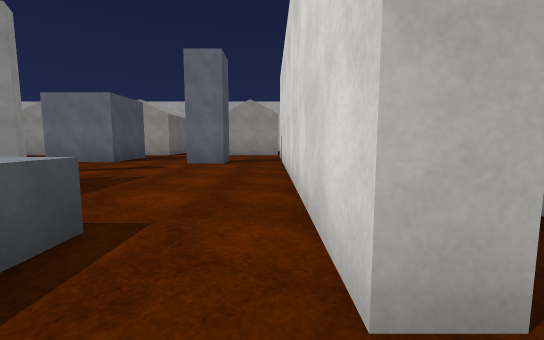
[1] (above)

24 first-person views from a walk through a Unity game level. The camera is 1.2 m above the floor, tilts 6° down and sees 90° across. The floor is counted in squares, 2 m on a side. Each view is taken from the middle of a square. On the plan, view 1 faces up. The plan holds only what a view shows up to about 9 squares ahead; the rest is blank. The player character is not drawn. Some animated figures are not drawn. Surface patterns are stand-ins for the level's own textures.

[2]
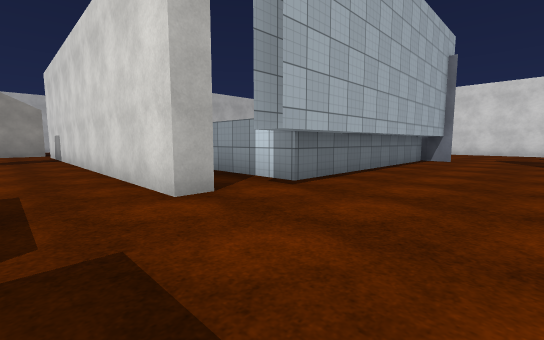

[3]
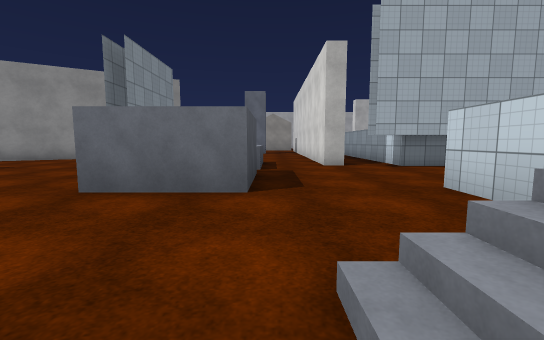

[4]
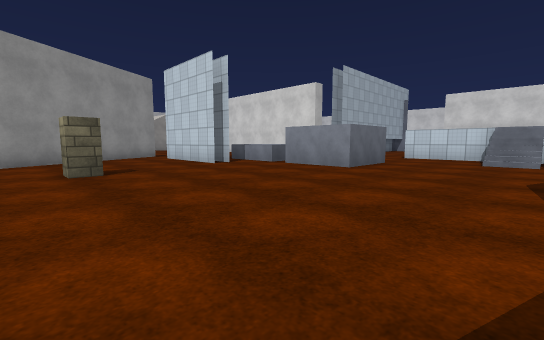

[5]
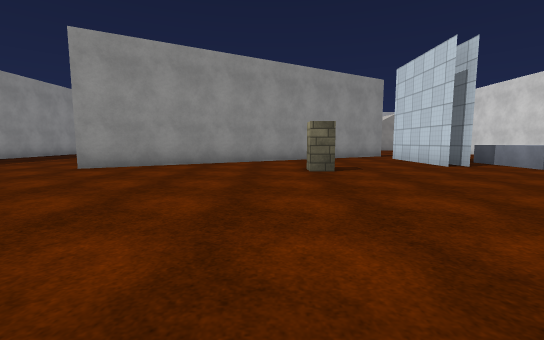

[6]
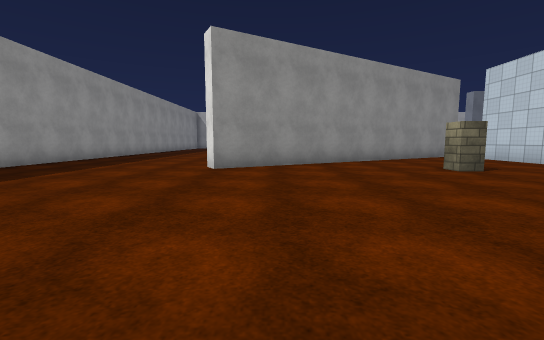

[7]
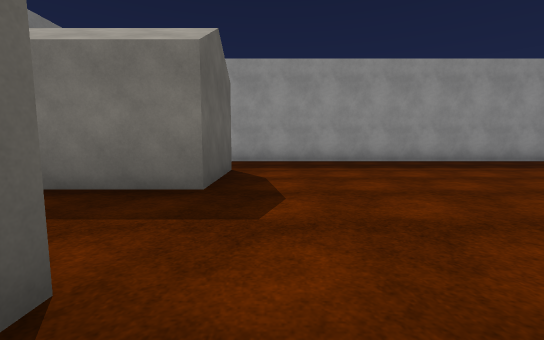

[8]
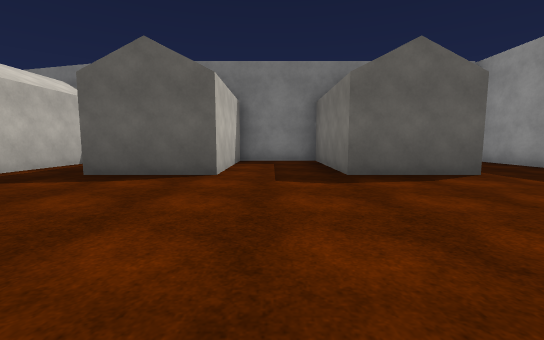

[9]
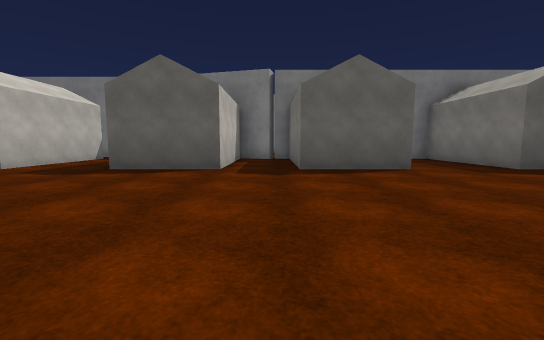

[10]
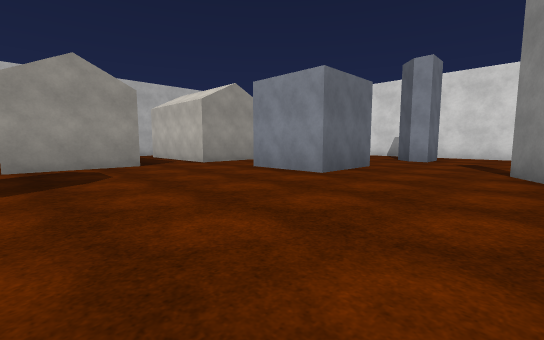

[11]
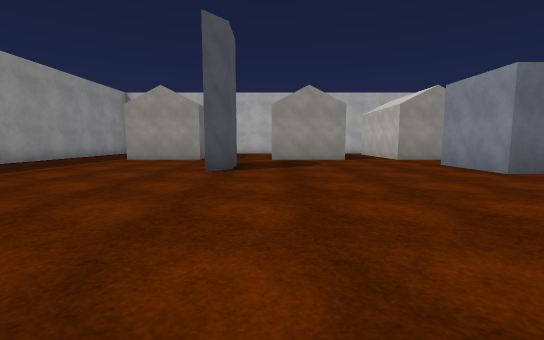

[12]
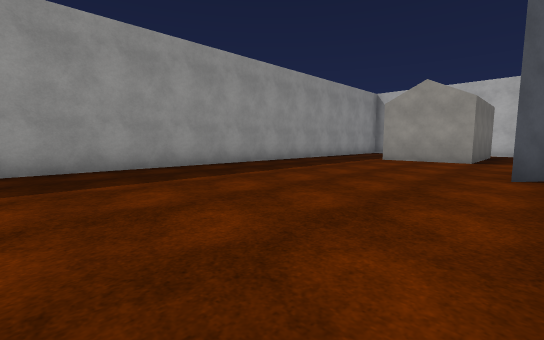

[13]
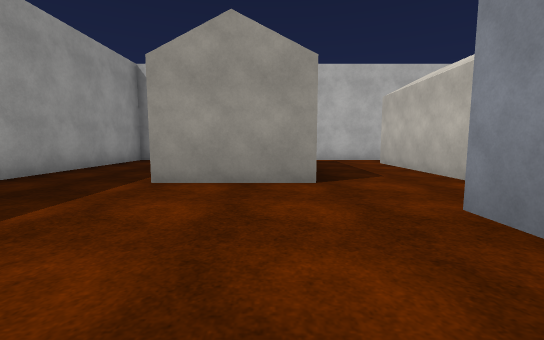

[14]
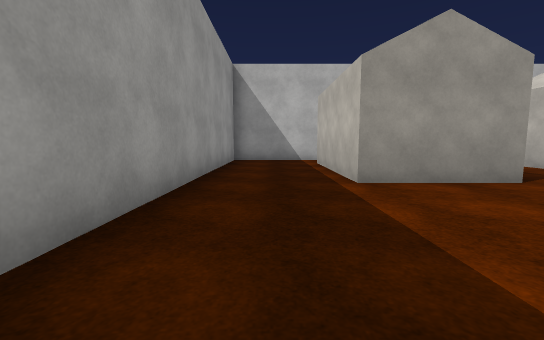

[15]
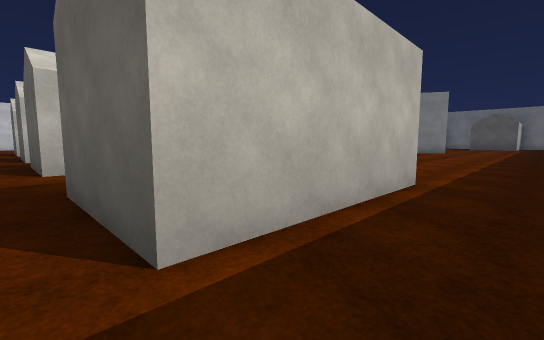

[16]
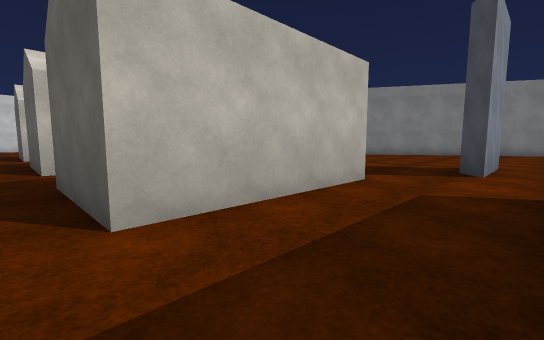

[17]
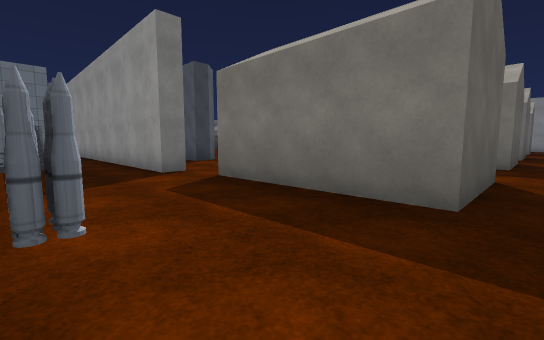

[18]
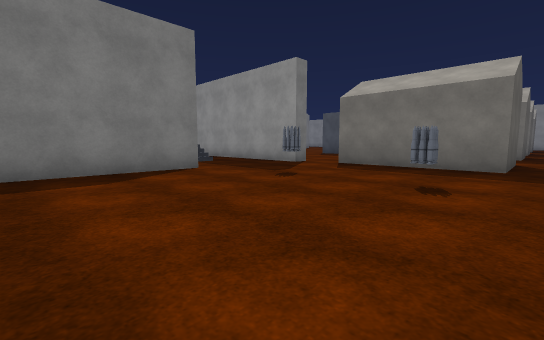

[19]
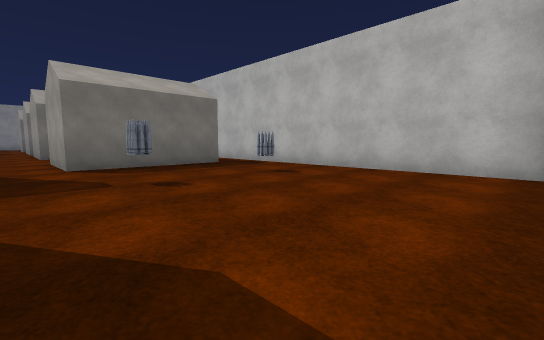

[20]
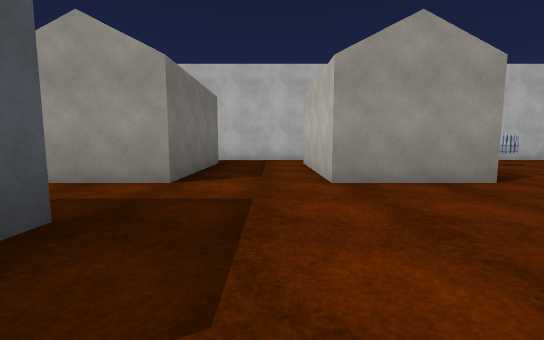

[21]
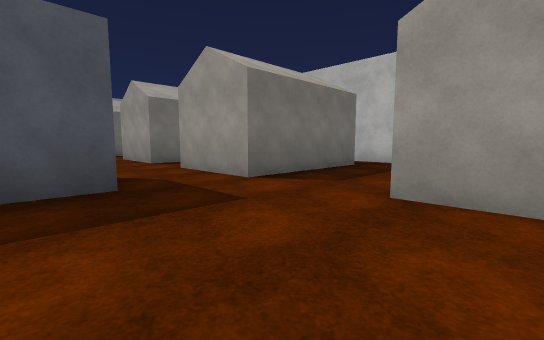

[22]
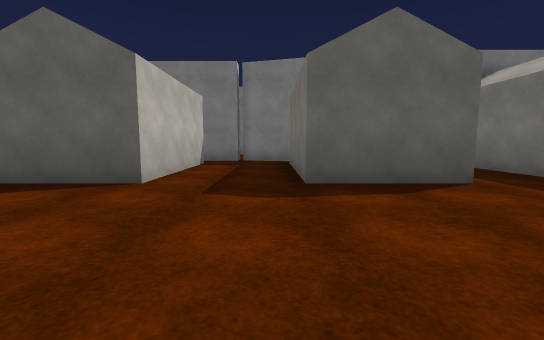

[23]
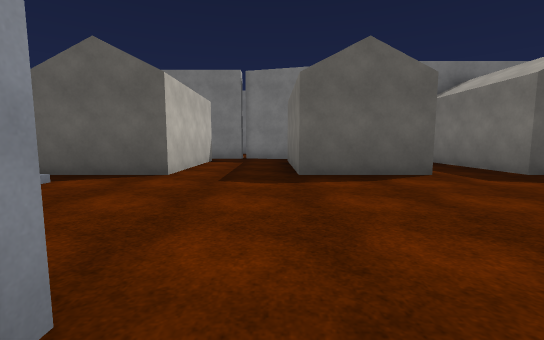

[24]
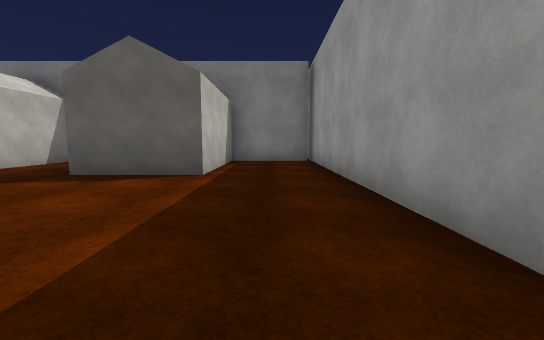

### Floor plan
Points are (right, up) in squares from view 1. A wall is a line through its corners. A room is listed if a view was taken in it or the views show most of it. See-through windows are left out.
Room 1 (views 1, 2)
walls: (1.9, 0.8) (1.3, 0.8); (0.9, 0.8) (0.3, 0.8); (1.3, -5) (1.3, -3); (-1.3, -0.9) (-1.3, -2.8) (-3.3, -2.8); (6.4, 0.1) (1.3, 0.1)
ways out: opening at (-0.8, -2.2) to room 2; opening at (7, -1)
Room 2 (views 3, 4, 5, 6, 7, 8, 9, 10, 11, 12, 13, 14, 15, 16, 17, 18, 19, 20, 21, 22, 23, 24)
walls: (-6.2, 4.1) (-13.3, 0) (-13.5, 0.4); (-5.6, 5) (-4.9, 5.4) (-4.6, 4.9); (-4.8, 0.4) (-4.8, 3.1); (-4.3, 0.4) (-4.3, 1.2); (-3.3, -2.8) (-3.3, -0.7); (0.3, 0.8) (0.3, 9.5); (0.3, 10.8) (0.8, 10.8); (-10.5, 16.8) (-12.6, 16.8); (3.8, 10.4) (7.1, 10.4); (-1.9, 16.8) (-5.2, 16.8); (-15.5, 16.8) (-18.2, 16.8) (-18.2, -11.1); (-13.4, -10.5) (-11, -10.5); (-4.6, -11.2) (-3, -11.6); (-3, -11.5) (-1.9, -11.5); (-18.1, -10.5) (-15.7, -10.5); (7.1, 16.8) (-0.1, 16.8)
low walls: (-3.3, -0.3) (-3.3, 1.8); (-1.3, 1.8) (-1.3, 1.1); (-0.5, -5.6) (-0.5, -4.9); (-0.2, -5.5) (-0.2, -4.9); (0, -5.5) (0, -4.9); (0.5, -6) (0.5, -5); (0.8, -6) (0.8, -5); (1, -6) (1, -5)
ways out: opening at (-0.8, -2.2) to room 1; opening at (2.5, 10)
objects: house (-15, -10) to (-14, -7); house (-15, 12) to (-14, 15); other object (-12, 9) to (-12, 10); house (-11, -10) to (-9, -7); house (-11, 12) to (-9, 15); pillar (-8, 0); house (-7, -10) to (-5, -7); house (-7, 12) to (-5, 15); other object (-6, 8) to (-5, 10); house (-2, -10) to (0, -7); other object (-2, 8); house (-2, 12) to (0, 15); other object (3, 13); other object (3, 15)

Where each view was taken, in squares from view 1:
view 1: 0 up, 0 right, facing up
view 2: 2 down, 1 left, facing up-right
view 3: 6 down, 1 left, facing up
view 4: 6 down, 9 left, facing up-right
view 5: 6 down, 9 left, facing up
view 6: 6 down, 12 left, facing up
view 7: 6 down, 10 left, facing left
view 8: 2 down, 12 left, facing down
view 9: 1 down, 8 left, facing down
view 10: 5 up, 11 left, facing up-right
view 11: 3 up, 11 left, facing up
view 12: 3 up, 12 left, facing up-left
view 13: 8 up, 14 left, facing up
view 14: 8 up, 17 left, facing up
view 15: 16 up, 17 left, facing down-right
view 16: 16 up, 13 left, facing down-right
view 17: 16 up, 3 right, facing down-left
view 18: 16 up, 7 right, facing down-left
view 19: 11 up, 7 right, facing up-left
view 20: 8 up, 3 left, facing up
view 21: 9 up, 1 left, facing up-left
view 22: 3 down, 4 left, facing down
view 23: 2 down, 4 left, facing down
view 24: 2 down, 17 left, facing down
